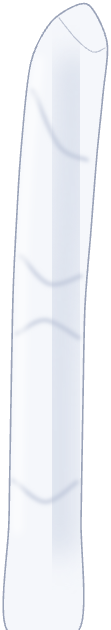
#> input picture examples/shuang/parts/arm_L.png, 111 x 630 px, given in place of base.png, which was not available
$ python extract.py
#> lines starting #> are read from the running program, lines starting #| are printed output that depends on the picture; after the words box and inside, x2 and y2 are one past the last pixel; in counts of white or black regions, pixels touching at a corner belong together
"""Zhuda (豬大) skeletal rig parts.  Base = gen/base.png (full body built from the user's design).

Layers with hidden areas filled in were generated as edits of the base (head without ears / face, torso continued
under the head, legs continued into the body) and are registered back onto the base by features:
    head  <- the two blush blobs (spacing = scale, centre = position)
    torso <- the pale belly patch (bbox)
    legs  <- the two hooves
Arms, ears and face features are cut from the base itself (pixels the other layers do not explain); arms get a rounded
skin cap at the shoulder so the pivot sits inside the body.  The club comes from gen/club_01.png.
Expression alternates (eyes / brows / mouth) are drawn in the base's line colour.

    python3 extract.py   ->  parts/ + parts/manifest.json + extract-report.json + evidence/extract/*.png
"""
import json
import math
from pathlib import Path

import numpy as np
from PIL import Image, ImageDraw, ImageFilter
from scipy import ndimage

HERE = Path(__file__).resolve().parent
GEN, OUT, EV = HERE / "gen", HERE / "parts", HERE / "evidence" / "extract"
W, H = 1024, 1536
REP = {}


def load(f, size=(W, H)):
    im = Image.open(GEN / f).convert("RGB")
    if size:
        im = im.resize(size, Image.LANCZOS)
    return np.asarray(im).astype(np.float32)


def alpha_of(rgb, thr=26, hole_keep=10):
    border = np.concatenate([rgb[:10].reshape(-1, 3), rgb[:, :10].reshape(-1, 3), rgb[:, -10:].reshape(-1, 3), rgb[-10:].reshape(-1, 3)])
    bg = np.median(border, 0)
    d = np.sqrt(((rgb - bg) ** 2).sum(-1))
    solid = d > thr
    lab, n = ndimage.label(solid)
    s = ndimage.sum(solid, lab, range(1, n + 1))
    keep = np.isin(lab, 1 + np.where(s >= s.max() * 0.01)[0])
    filled = ndimage.binary_fill_holes(keep)
    holes, nh = ndimage.label(filled & ~keep)
    core = keep.copy()
    for i in range(1, nh + 1):
        hm = holes == i
        if float(np.median(d[hm])) > hole_keep:
            core |= hm
    a = np.clip((d - 8) / 20.0, 0, 1)
    near = ndimage.binary_dilation(core, iterations=3)
    a = np.where(core, 1.0, np.where(near, a, 0.0))
    return a, bg


def decontam(rgb, a, bg):
    a = np.minimum(a, ndimage.grey_erosion(a, size=3))
    a3 = a[..., None]
    out = np.where(a3 > 0.02, (rgb - (1 - a3) * bg) / np.maximum(a3, 0.02), rgb)
    return np.clip(out, 0, 255), a


# [59 lines left out: functions place, blobs, blush, belly, hooves, save, not called in this run]


def lum(rgb):
    return rgb[..., 0] * 0.299 + rgb[..., 1] * 0.587 + rgb[..., 2] * 0.114


# ------------------------------------------------------------------------------------- drawn face alternates
# [9 lines left out: function stroke_layer, not called in this run]


def arcpts(cx, cy, rx, ry, a0, a1, n=40):
    return [(cx + rx * math.cos(math.radians(a0 + (a1 - a0) * i / n)), cy + ry * math.sin(math.radians(a0 + (a1 - a0) * i / n))) for i in range(n + 1)]


# [6 lines left out: function pline, not called in this run]


def main():
    OUT.mkdir(parents=True, exist_ok=True)
    EV.mkdir(parents=True, exist_ok=True)
    parts = []
    base = load("base.png")
#> in load, `im = im.resize(size, Image.LANCZOS)`:
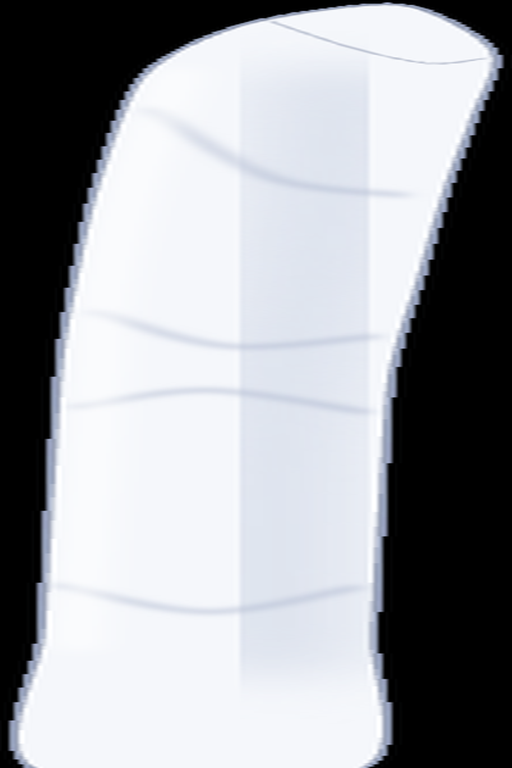
#> im: PIL image 1024x1536 RGB (shown at 1/2 size); mean R, G, B 157.2, 159.4, 164
    ab, bgb = alpha_of(base)
#> in alpha_of, `bg = np.median(border, 0)`: bg = [0, 0, 0]
#> in alpha_of, `solid = d > thr`:
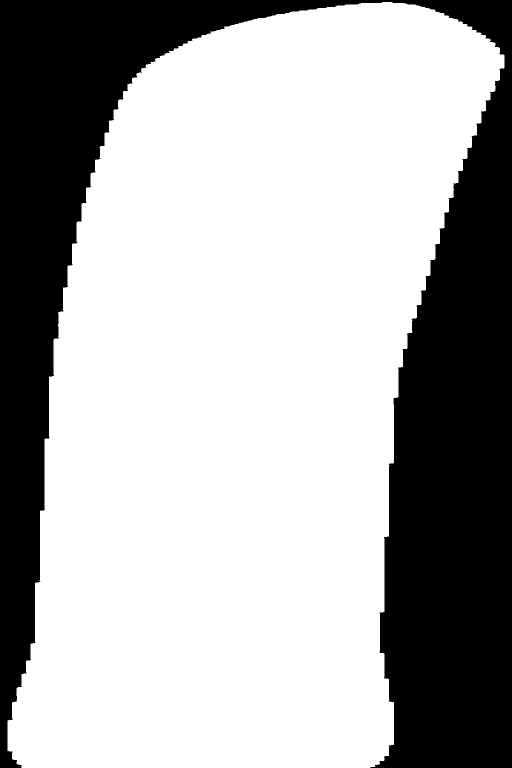
#> solid: shape (1536, 1024) bool (shown at 1/2 size); 67.9% white; 1 black region, box (x1, y1, x2, y2) and area: (0, 0, 1024, 1536) 504121
#> in alpha_of, `lab, n = ndimage.label(solid)`: n = 1
#> in alpha_of, `s = ndimage.sum(solid, lab, range(1, n + 1))`: s = [1068743]
#> in alpha_of, `holes, nh = ndimage.label(filled & ~keep)`: nh = 0
#> in alpha_of, `near = ndimage.binary_dilation(core, iterations=3)`:
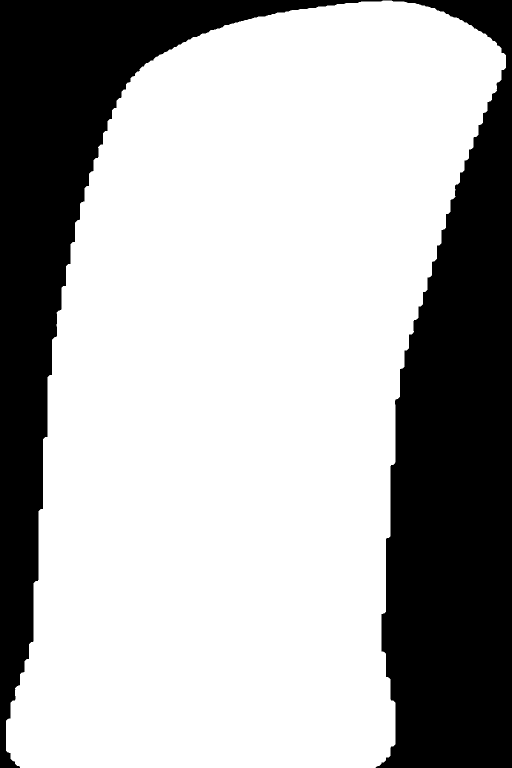
#> near: shape (1536, 1024) bool (shown at 1/2 size); 68.7% white; 1 black region, box (x1, y1, x2, y2) and area: (0, 0, 1024, 1536) 491899
#> bgb = [0, 0, 0]
    base, ab = decontam(base, ab, bgb)
#> in decontam, `out = np.where(a3 > 0.02, (rgb - (1 - a3) * bg) / np.maximum(a3, 0.02)..`:
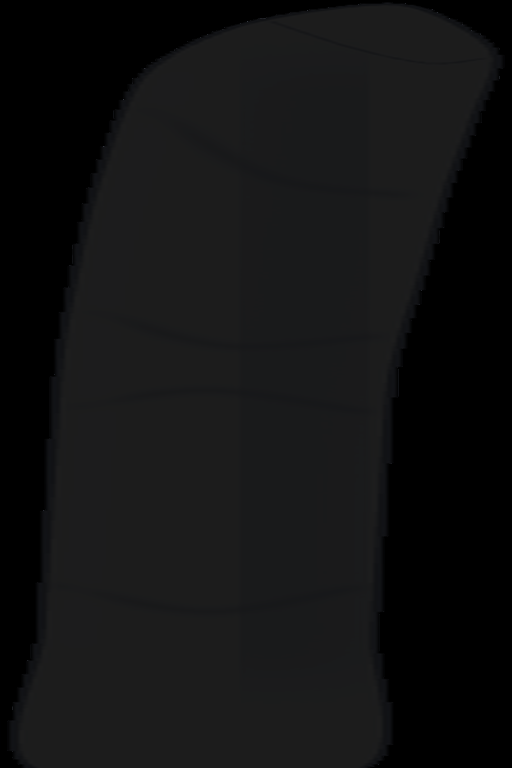
#> out: shape (1536, 1024, 3) float32 (shown at 1/2 size); mean of channels 0, 1, 2 156.7, 158.7, 165; drawn with min black and max white

    yy, xx = np.mgrid[0:H, 0:W]
    L_ = lum(base)
    MX = 1014                                    # the design's mirror axis is x = 507
    mir = lambda pts: [(MX - x, y) for x, y in pts]
    skin = np.median(base[(yy > 800) & (yy < 860) & (xx > 360) & (xx < 400) & (ab > 0.9)], 0)
#> skin = [245, 247, 251]
    line_col = np.median(base[(ab > 0.9) & (L_ < 110) & (yy > 940) & (yy < 1000) & ((xx < 340) | (xx > 680))], 0)
#> line_col = [67.5, 72, 84]
    REP["skin"], REP["line"] = [int(v) for v in skin], [int(v) for v in line_col]

    # [22 lines left out: functions poly_mask, stroke, smooth, not called in this run]

    # ---------------- chin line: darkest row below the mouth, per column, smoothed
    chin = np.zeros(W)
    for x in range(W):
        if ab[730:800, x].mean() > 0.5:
            chin[x] = 730 + np.argmin(L_[730:800, x])
#> after the loop, chin = 1024 values, max 799 at index 166, min 0 at index 0, mean 532
    good = chin > 0
    pc = np.polyfit(np.where(good)[0], ndimage.median_filter(chin[good], 31), 4)
#> pc = [-3.35e-09, 6.63e-06, -0.00476, 1.42, 645.6]
    xa, xb = np.where(good)[0].min(), np.where(good)[0].max()
#> xa = 99; xb = 795
    chin_y = np.polyval(pc, np.clip(xx, xa, xb))
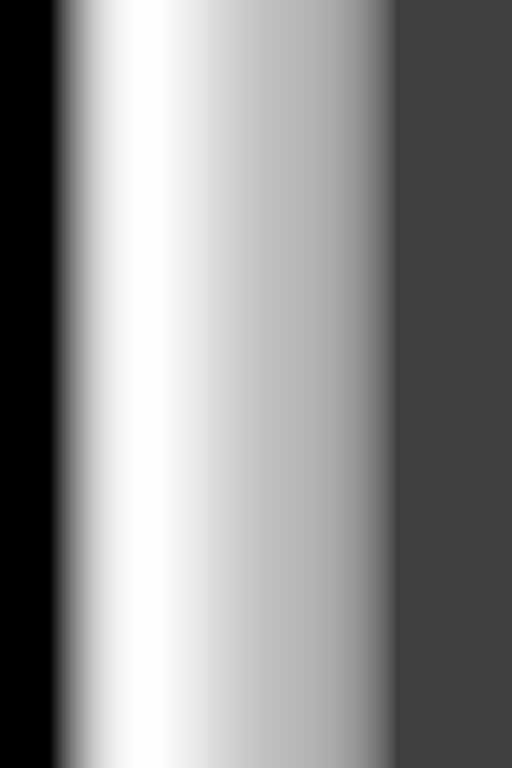
#> chin_y: shape (1536, 1024) float64 (shown at 1/2 size); min 745.5, max 794.5, mean 772.7; drawn with min black and max white
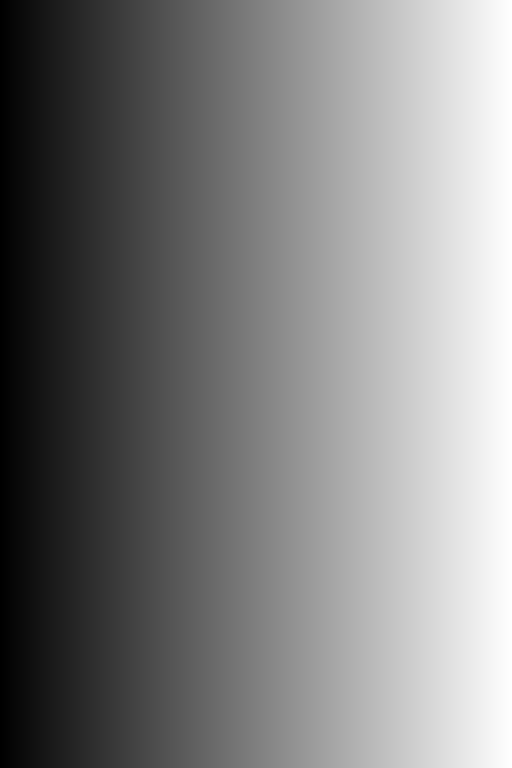
#> xx: shape (1536, 1024) int64 (shown at 1/2 size); min 0, max 1023, mean 511.5; drawn with min black and max white
    REP["chin_center"] = float(np.polyval(pc, 507))

    # ---------------- head: everything above the chin line (ears included), face marks lifted off
    head_m = (ab > 0.02) & (yy <= chin_y + 4) & (yy < 800)
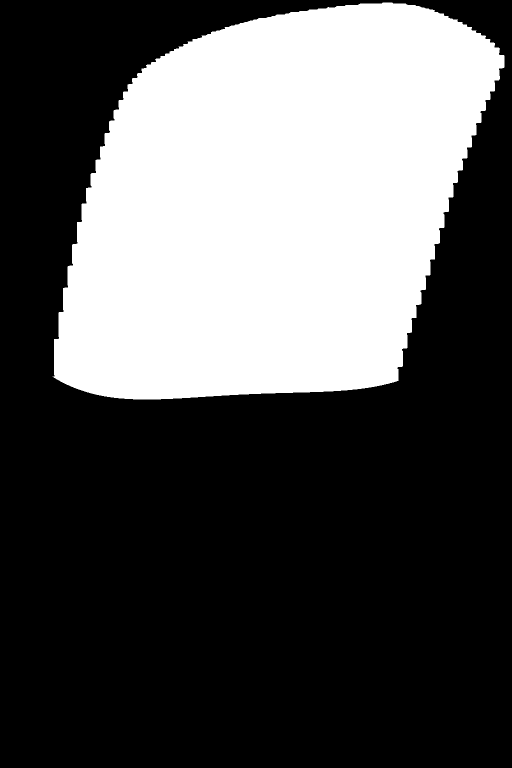
#> head_m: shape (1536, 1024) bool (shown at 1/2 size); 34% white; 1 white region, box (x1, y1, x2, y2) and area: (105, 5, 1009, 799) 535292
    lab, n = ndimage.label(head_m & (ab > 0.4))
#> lab: shape (1536, 1024) int32; values 0 (black) and 1 (white), 34% white; 1 white region, box (x1, y1, x2, y2) and area: (105, 5, 1008, 799) 534684
#> n = 1
    big = lab == 1 + int(np.argmax(ndimage.sum(lab > 0, lab, range(1, n + 1))))
    head_m &= ndimage.binary_dilation(big, iterations=3)
    FB = {"eye_L": (418, 510, 478, 570), "eye_R": (546, 510, 606, 570), "brow_L": (405, 490, 478, 528), "brow_R": (546, 490, 619, 528), "mouth": (440, 688, 580, 718)}
    feats, fmask = {}, np.zeros((H, W), bool)
    marks = {}
    for k, (x0, y0, x1, y1) in FB.items():
        m = np.zeros((H, W), bool)
        m[y0:y1, x0:x1] = L_[y0:y1, x0:x1] < 120
        lab2, n2 = ndimage.label(m)
        if n2:
            s2 = ndimage.sum(m, lab2, range(1, n2 + 1))
            m = np.isin(lab2, 1 + np.where(s2 >= max(15, s2.max() * 0.2))[0])
        if k.startswith("eye"):
            m = ndimage.binary_fill_holes(ndimage.binary_closing(m, iterations=3))
        marks[k] = m
        fmask |= m
        ys, xs = np.where(m)
        feats[k] = dict(cx=float(xs.mean()), cy=float(ys.mean()), w=int(xs.max() - xs.min() + 1), h=int(ys.max() - ys.min() + 1))
#> this loop made 1 pass
#> n2 on pass 1: 0
#> after the loop, feats = 0 items; marks = 1 item
    import cv2
    fm = ndimage.binary_dilation(fmask, iterations=6)
    blank = cv2.inpaint(np.clip(base, 0, 255).astype(np.uint8), fm.astype(np.uint8) * 255, 10, cv2.INPAINT_TELEA).astype(np.float32)
    sm = ndimage.gaussian_filter(blank, sigma=(5, 5, 0))
    w_ = ndimage.gaussian_filter(fm.astype(np.float32), 3)[..., None]
    blank = blank * (1 - w_) + sm * w_
    save("head", blank, np.where(head_m, ab, 0.0), parts)
    for k, m in marks.items():
        md = ndimage.binary_dilation(m, iterations=3)
        soft = np.clip(ndimage.gaussian_filter(md.astype(np.float32), 1.0) * 1.6, 0, 1)
        nm = {"eye_L": "eye_L_open", "eye_R": "eye_R_open", "brow_L": "brow_L_soft", "brow_R": "brow_R_soft", "mouth": "mouth_smile"}[k]
        save(nm, base, soft, parts)
    REP["features"] = feats
    head_bottom = int(np.polyval(pc, 507))

    # ---------------- clean-edge helpers: every cut part gets a smooth anti-aliased silhouette and a drawn outline
    def smooth_mask(m, sigma=2.0):
        b = ndimage.gaussian_filter(m.astype(np.float32), sigma)
        return np.clip((b - 0.5) * 3.0 + 0.5, 0, 1)

    # [14 lines left out: functions outline, finish, not called in this run]

    body_pix = (ab > 0.9)

    # ---------------- arms: original arm pixels + a rounded shoulder end, one continuous outline all round
    ARM_L = [(318, 744), (296, 772), (276, 815), (262, 860), (248, 900), (252, 925), (270, 938), (298, 938), (316, 926), (322, 900), (326, 862), (336, 815), (344, 776), (340, 748)]
    EDGE_L = [(322, 750), (331, 782), (336, 815), (330, 840), (324, 868), (319, 895), (318, 905)]   # torso outline where the arm was
    PIV = {"L": (352, 805), "R": (MX - 352, 805)}
    HAND = {"L": (280, 905), "R": (MX - 280, 905)}
    arm_m = {"L": poly_mask(ARM_L) & (ab > 0.5), "R": poly_mask(mir(ARM_L)) & (ab > 0.5)}
    for s in "LR":
        m = arm_m[s]
        px, py = PIV[s]
        sg = 1 if s == "L" else -1
        # a rounded shoulder: an ellipse around the pivot, joined to the arm's top
        cap = poly_mask([(px - sg * 6 + 50 * math.cos(t), py - 4 + 62 * math.sin(t)) for t in np.linspace(0, 2 * math.pi, 48)])
        full = ndimage.binary_closing(m | cap, iterations=6)
        full = ndimage.binary_fill_holes(full)
        fill = np.where((m & body_pix)[..., None], base, skin)
        finish(f"arm_{s}", fill, full)
        REP[f"arm_{s}"] = {"shoulder": list(PIV[s]), "hand": list(HAND[s])}

    # ---------------- legs: original leg below the body + a rounded top hidden under the torso, outlined all round
    LEG_L = [(292, 985), (480, 985), (480, 1110), (292, 1110)]
    for s, pts in (("L", LEG_L), ("R", mir(LEG_L))):
        m = poly_mask(pts) & (ab > 0.5)
        top = 1000
        xs_top = np.where(m[top])[0]
        cxl, half = (xs_top.min() + xs_top.max()) / 2, (xs_top.max() - xs_top.min()) / 2 - 4
        ext = poly_mask([(cxl + half * math.cos(t), top - 40 + 70 * math.sin(t)) for t in np.linspace(0, 2 * math.pi, 48)]) | \
              poly_mask([(cxl - half, top - 40), (cxl + half, top - 40), (cxl + half, top + 4), (cxl - half, top + 4)])
        full = ndimage.binary_fill_holes(m | ext)
        fill = np.where((m & body_pix & (yy >= top))[..., None], base, skin)
        a = finish(f"leg_{s}", fill, full)
        ys, xs = np.where(a > 0.5)
        REP[f"leg_{s}"] = [int(xs.mean()), int(ys.min()), int(ys.max())]

    # ---------------- torso: one smooth closed contour (rounded top hidden under the head), original pixels inside
    side = [(322, 750), (331, 782), (336, 815), (330, 840), (324, 868), (319, 895), (318, 925), (322, 955), (330, 982), (344, 1004), (372, 1016), (430, 1020), (470, 1022), (507, 1028)]
    top = [(507, 612), (430, 628), (372, 668), (336, 712)]
    half_c = top + side
    contour = smooth(half_c + mir(half_c[::-1])[1:], n=10)
    tm = poly_mask(contour)
    below = yy > chin_y + 2
    fill = np.where((tm & below & body_pix & ~arm_m["L"] & ~arm_m["R"])[..., None], base, skin)
    # outline only where it can be seen: fades in below the chin (the part under the head stays plain)
    w = np.clip((yy - (chin_y - 6)) / 30.0, 0, 1)
    finish("torso", fill, tm, 6, w)
    # ears stay on the head; their pivot data is kept for reference only
    REP["head_box"] = [int(np.where(head_m.any(0))[0].min()), int(np.where(head_m.any(1))[0].min()), int(np.where(head_m.any(0))[0].max()), head_bottom]

    # ---------------- drawn alternates
    lc = tuple(int(v) for v in np.median(base[fmask & (L_ < 100)], 0)) + (255,)
    E = {s: feats[f"eye_{s}"] for s in "LR"}
    B = {s: feats[f"brow_{s}"] for s in "LR"}
    M = feats["mouth"]
    er = max(E["L"]["w"], E["L"]["h"]) / 2
    LW = 4.5

    # [50 lines left out: functions eyes, brows, mouths, not called in this run]

    for k in ("closed", "happy", "squeeze", "wide"):
        eyes(k)
    for k in ("angry", "up"):
        brows(k)
    mouths()

    # ---------------- club (lying horizontal in its own image): handle at the left
    c = np.asarray(Image.open(GEN / "club_01.png").convert("RGB")).astype(np.float32)
    ca, cbg = alpha_of(c)
    c, ca = decontam(c, ca, cbg)
    ys, xs = np.where(ca > 0.5)
    c, ca = c[ys.min() - 4:ys.max() + 5, xs.min() - 4:xs.max() + 5], ca[ys.min() - 4:ys.max() + 5, xs.min() - 4:xs.max() + 5]
    # size: as long as the pig is tall from hoof to chin
    target = (max(REP["leg_L"][2], REP["leg_R"][2]) - head_bottom) * 1.25
    sc = target / c.shape[1]
    ci = Image.fromarray(np.dstack([c, ca * 255]).astype(np.uint8), "RGBA").resize((int(c.shape[1] * sc), int(c.shape[0] * sc)), Image.LANCZOS)
    # place the handle in the right hoof, pointing up and out (rest pose: resting on the shoulder)
    ci = ci.rotate(62, expand=True, resample=Image.BICUBIC)
    hx, hy = REP["arm_R"]["hand"]
    cpx = int(hx - ci.width * 0.18)
    cpy = int(hy - ci.height * 0.86)
    ca2 = np.asarray(ci).astype(np.float32)
    canvas = np.zeros((H, W, 4), np.float32)
    x0, y0 = max(cpx, 0), max(cpy, 0)
    sub = ca2[y0 - cpy:, x0 - cpx:]
    hh, ww = min(sub.shape[0], H - y0), min(sub.shape[1], W - x0)
    canvas[y0:y0 + hh, x0:x0 + ww] = sub[:hh, :ww]
    save("club", canvas[..., :3], canvas[..., 3] / 255, parts)
    REP["club_grip"] = [hx, hy]
    REP["club_len"] = float(target)
    REP["club_ang"] = 62.0

    # ---------------- effects from the battle project (same canvas), and the shadow
    bp = HERE.parent / "zhuda_battle" / "parts"
    bm = {q["name"]: q for q in json.loads((bp / "manifest.json").read_text())["parts"]}
    ca_ = math.radians(REP["club_ang"])
    tip = (hx + target * 0.82 * math.cos(ca_), hy - target * 0.82 * math.sin(ca_))
    centre = {"fx_impact": tip, "fx_slash": (662 + 40, 700), "fx_orb": (507, 300), "fx_burst": (507 + 760, 820)}   # = their bones in rig.py
    for n in ("shadow", "fx_circle", "fx_slash", "fx_dust_L", "fx_dust_R", "fx_impact", "fx_sparkles", "fx_orb", "fx_burst"):
        q = dict(bm[n])
        Image.open(bp / q["file"]).save(OUT / q["file"])
        if n in centre:
            q["x"], q["y"] = int(centre[n][0] - q["w"] / 2), int(centre[n][1] - q["h"] / 2)
        parts.append(q)

    order = ["shadow", "fx_circle", "fx_slash", "leg_L", "leg_R", "arm_L", "arm_R", "torso", "head",
             "eye_L_open", "eye_L_closed", "eye_L_happy", "eye_L_squeeze", "eye_L_wide", "eye_R_open", "eye_R_closed", "eye_R_happy", "eye_R_squeeze", "eye_R_wide",
             "brow_L_soft", "brow_L_angry", "brow_L_up", "brow_R_soft", "brow_R_angry", "brow_R_up",
             "mouth_smile", "mouth_shout", "mouth_grit", "mouth_o", "mouth_open_s", "club",
             "fx_dust_L", "fx_dust_R", "fx_impact", "fx_sparkles", "fx_orb", "fx_burst"]
    names = [q["name"] for q in parts]
    missing = [n for n in order if n not in names]
    extra = [n for n in names if n not in order]
    REP["missing"], REP["extra"] = missing, extra
    parts = [q for q in parts if q["name"] in order]
    parts.sort(key=lambda q: order.index(q["name"]))
    (OUT / "manifest.json").write_text(json.dumps({"canvas": [W, H], "source": "extract.py", "parts": parts}, indent=1))
    REP["ground"] = [W // 2, int(max(REP["leg_L"][2], REP["leg_R"][2]))]
    (HERE / "extract-report.json").write_text(json.dumps(REP, indent=1, ensure_ascii=False))

    # evidence: recomposed rest pose vs base, and every part on dark
    comp = Image.new("RGBA", (W, H), (30, 35, 50, 255))
    skip = {"club", "fx_circle", "fx_slash", "fx_dust_L", "fx_dust_R", "fx_impact", "fx_sparkles", "fx_orb", "fx_burst"}
    for q in parts:
        if q["name"] in skip or (q["name"].count("_") >= 2 and not q["name"].endswith(("_open", "_soft"))) or q["name"] in ("mouth_shout", "mouth_grit", "mouth_o", "mouth_open_s"):
            continue
        comp.alpha_composite(Image.open(OUT / q["file"]), (q["x"], q["y"]))
    bimg = Image.fromarray(np.dstack([base, ab * 255]).astype(np.uint8), "RGBA")
    bb = Image.new("RGBA", (W, H), (30, 35, 50, 255))
    bb.alpha_composite(bimg)
    ca_ = np.asarray(comp).astype(np.float32)[..., :3]
    bba = np.asarray(bb).astype(np.float32)[..., :3]
    d = np.abs(ca_ - bba).sum(-1)
    REP["recompose_mean"] = round(float(d[ab > 0.5].mean()), 2)
    REP["recompose_over_60"] = round(float((d[ab > 0.5] > 60).mean()), 4)
    sheet = Image.new("RGB", (W * 3, H))
    sheet.paste(bb.convert("RGB"), (0, 0))
    sheet.paste(comp.convert("RGB"), (W, 0))
    sheet.paste(Image.fromarray(np.clip(np.repeat(d[..., None], 3, -1) * 2, 0, 255).astype(np.uint8)), (2 * W, 0))
    sheet.resize((W * 3 // 2, H // 2)).save(EV / "recompose.png")
    (HERE / "extract-report.json").write_text(json.dumps(REP, indent=1, ensure_ascii=False))
    print(json.dumps({k: v for k, v in REP.items() if k != "features"}, ensure_ascii=False))


if __name__ == "__main__":
#> (the run stopped early here; a loop or call above may not have finished)
